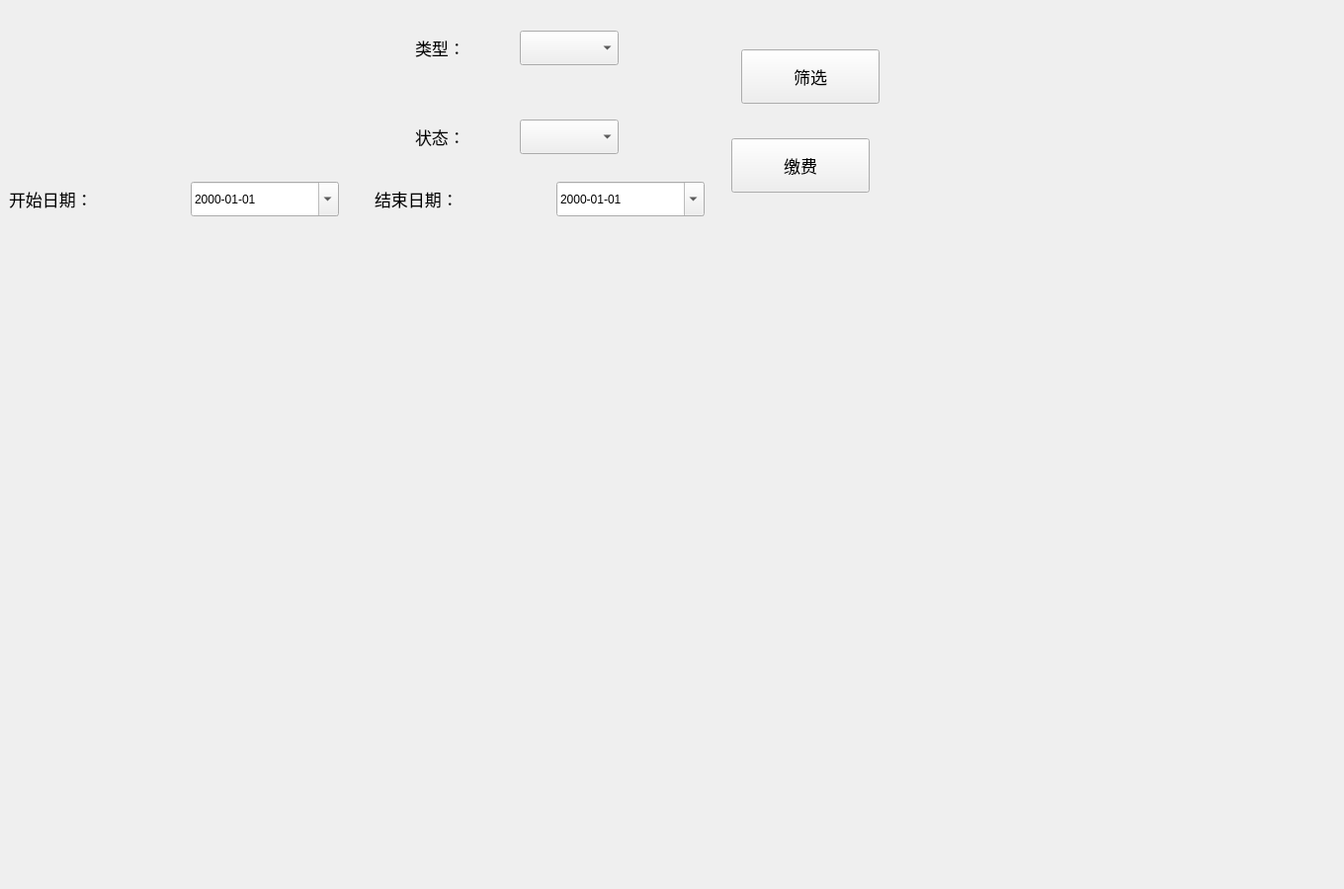
<?xml version="1.0" encoding="UTF-8"?>
<ui version="4.0">
 <class>FeeQuery</class>
 <widget class="QWidget" name="FeeQuery">
  <property name="geometry">
   <rect>
    <x>0</x>
    <y>0</y>
    <width>1360</width>
    <height>900</height>
   </rect>
  </property>
  <property name="minimumSize">
   <size>
    <width>1360</width>
    <height>900</height>
   </size>
  </property>
  <property name="maximumSize">
   <size>
    <width>1360</width>
    <height>900</height>
   </size>
  </property>
  <property name="windowTitle">
   <string>Form</string>
  </property>
  <widget class="QPushButton" name="pushButton_query">
   <property name="geometry">
    <rect>
     <x>750</x>
     <y>50</y>
     <width>140</width>
     <height>55</height>
    </rect>
   </property>
   <property name="font">
    <font>
     <pointsize>13</pointsize>
    </font>
   </property>
   <property name="text">
    <string>筛选</string>
   </property>
  </widget>
  <widget class="QLabel" name="label_startDate">
   <property name="geometry">
    <rect>
     <x>9</x>
     <y>189</y>
     <width>180</width>
     <height>25</height>
    </rect>
   </property>
   <property name="font">
    <font>
     <pointsize>13</pointsize>
    </font>
   </property>
   <property name="text">
    <string>开始日期：</string>
   </property>
  </widget>
  <widget class="QDateEdit" name="dateEdit_start">
   <property name="geometry">
    <rect>
     <x>193</x>
     <y>184</y>
     <width>150</width>
     <height>35</height>
    </rect>
   </property>
   <property name="displayFormat">
    <string>yyyy-MM-dd</string>
   </property>
   <property name="calendarPopup">
    <bool>true</bool>
   </property>
  </widget>
  <widget class="QDateEdit" name="dateEdit_end">
   <property name="geometry">
    <rect>
     <x>563</x>
     <y>184</y>
     <width>150</width>
     <height>35</height>
    </rect>
   </property>
   <property name="displayFormat">
    <string>yyyy-MM-dd</string>
   </property>
   <property name="calendarPopup">
    <bool>true</bool>
   </property>
  </widget>
  <widget class="QLabel" name="label_endDate">
   <property name="geometry">
    <rect>
     <x>379</x>
     <y>189</y>
     <width>180</width>
     <height>25</height>
    </rect>
   </property>
   <property name="font">
    <font>
     <pointsize>13</pointsize>
    </font>
   </property>
   <property name="text">
    <string>结束日期：</string>
   </property>
  </widget>
  <widget class="QWidget" name="layoutWidget">
   <property name="geometry">
    <rect>
     <x>420</x>
     <y>30</y>
     <width>206</width>
     <height>37</height>
    </rect>
   </property>
   <layout class="QHBoxLayout" name="horizontalLayout_5">
    <item>
     <widget class="QLabel" name="label_type_2">
      <property name="minimumSize">
       <size>
        <width>100</width>
        <height>25</height>
       </size>
      </property>
      <property name="maximumSize">
       <size>
        <width>100</width>
        <height>25</height>
       </size>
      </property>
      <property name="font">
       <font>
        <pointsize>13</pointsize>
       </font>
      </property>
      <property name="text">
       <string>类型：</string>
      </property>
     </widget>
    </item>
    <item>
     <widget class="QComboBox" name="comboBox_type_2">
      <property name="minimumSize">
       <size>
        <width>100</width>
        <height>35</height>
       </size>
      </property>
      <property name="maximumSize">
       <size>
        <width>100</width>
        <height>35</height>
       </size>
      </property>
      <property name="font">
       <font>
        <pointsize>10</pointsize>
       </font>
      </property>
      <item>
       <property name="text">
        <string/>
       </property>
      </item>
      <item>
       <property name="text">
        <string>水费</string>
       </property>
      </item>
      <item>
       <property name="text">
        <string>车位费</string>
       </property>
      </item>
      <item>
       <property name="text">
        <string>物业费</string>
       </property>
      </item>
     </widget>
    </item>
   </layout>
  </widget>
  <widget class="QWidget" name="layoutWidget_2">
   <property name="geometry">
    <rect>
     <x>420</x>
     <y>120</y>
     <width>206</width>
     <height>37</height>
    </rect>
   </property>
   <layout class="QHBoxLayout" name="horizontalLayout_6">
    <item>
     <widget class="QLabel" name="label_2">
      <property name="minimumSize">
       <size>
        <width>100</width>
        <height>30</height>
       </size>
      </property>
      <property name="maximumSize">
       <size>
        <width>100</width>
        <height>30</height>
       </size>
      </property>
      <property name="font">
       <font>
        <pointsize>13</pointsize>
       </font>
      </property>
      <property name="text">
       <string>状态：</string>
      </property>
     </widget>
    </item>
    <item>
     <widget class="QComboBox" name="comboBox_status_2">
      <property name="minimumSize">
       <size>
        <width>100</width>
        <height>35</height>
       </size>
      </property>
      <property name="maximumSize">
       <size>
        <width>100</width>
        <height>35</height>
       </size>
      </property>
      <item>
       <property name="text">
        <string/>
       </property>
      </item>
      <item>
       <property name="text">
        <string>已缴费</string>
       </property>
      </item>
      <item>
       <property name="text">
        <string>未缴费</string>
       </property>
      </item>
     </widget>
    </item>
   </layout>
  </widget>
  <widget class="QPushButton" name="pushButton_query_2">
   <property name="geometry">
    <rect>
     <x>740</x>
     <y>140</y>
     <width>140</width>
     <height>55</height>
    </rect>
   </property>
   <property name="font">
    <font>
     <pointsize>13</pointsize>
    </font>
   </property>
   <property name="text">
    <string>缴费</string>
   </property>
  </widget>
 </widget>
 <resources/>
 <connections/>
</ui>
